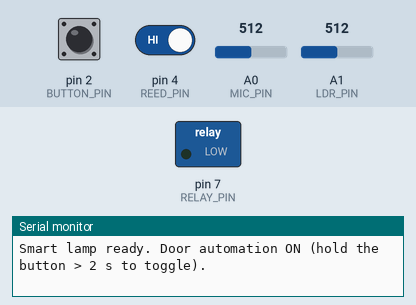
Recording of a sketch running on a simulated Arduino Uno, built with avr-gcc and run on an emulated ATmega328P. Parts: switched loads named in the sketch (green lamp = pin HIGH), the last lines printed to the serial monitor. The inputs (shaded band) are chosen by the test bench; at power-on: pin 2 (BUTTON_PIN) LOW, pin 4 (REED_PIN) HIGH, A0 (MIC_PIN) = 512, A1 (LDR_PIN) = 512.

Above: at 1.3 s.
1.4 s: pin 2 (BUTTON_PIN) pulled HIGH for 0.15 s
At 2.3 s:
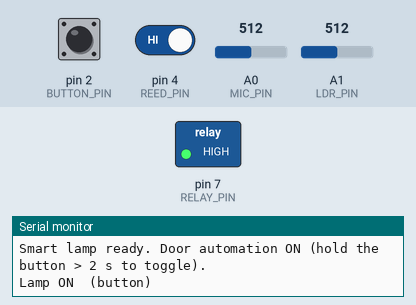
3.0 s: pin 2 (BUTTON_PIN) pulled HIGH for 1 s
At 4.4 s:
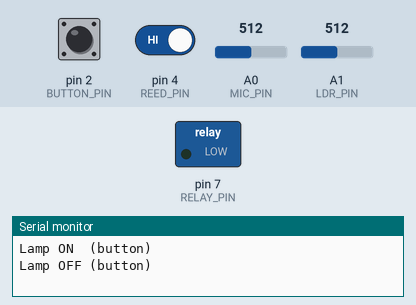
Timing chart, 0 to 6.0 s (numbered marks = the images above; inputs shaded):
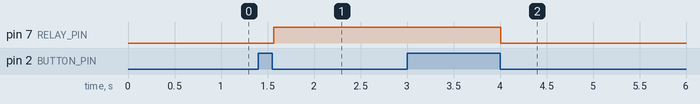

The sketch:

E12_SmartLamp_Task.ino
```cpp
// ChinarSoft - Arduino Sensor Kit, Episode 12 (Season 1 finale) - TASK SOLUTION
// Task: a long press on the button (over 2 s) switches the door automation on or off.
//
// What changed vs E12_SmartLamp:
//   - New flag doorAuto (starts ON). "Door opens in the dark -> lamp on" only runs
//     while doorAuto is true.
//   - The button is now handled on RELEASE: we remember when it was pressed, and on
//     release check how long it was held:
//       held > 2000 ms -> doorAuto = !doorAuto
//       shorter        -> setLamp(!lampOn, "button")   (same as before)
//     So a short press now acts when you let go, not when you push.
//   - 50 ms debounce on the button edges, so contact bounce can't fake a short press.
//   - Double clap, light sensing with hysteresis, auto-off timer and relay protection unchanged.
//
// LOW-VOLTAGE LOAD ONLY ON CAMERA (e.g. 12 V LED strip with its own adapter).
//
// Wiring: same wiring as E12_SmartLamp (no extra parts):
//   KY-019 relay      S -> D7 | + -> 5V | - -> GND | COM + NO in series with the 12 V lamp
//   KY-037 mic        AO -> A0
//   KY-018 LDR        S -> A1
//   KY-004 button     S -> D2
//   KY-021 reed       S -> D4 (magnet on the door, door CLOSED at boot)

const int RELAY_PIN = 7;
const int MIC_PIN = A0;
const int LDR_PIN = A1;
const int BUTTON_PIN = 2;
const int REED_PIN = 4;

const int CLAP_THRESHOLD = 120;
const int DARK_ON  = 300;     // LDR below this = dark   (hysteresis:
const int DARK_OFF = 380;     // must rise above this to count as bright again)
const unsigned long AUTO_OFF_MS   = 10UL * 60UL * 1000UL;   // 10 minutes
const unsigned long MIN_SWITCH_MS = 500;
const unsigned long LONG_PRESS_MS = 2000;   // TASK: longer than this = long press
const unsigned long DEBOUNCE_MS   = 50;     // TASK

bool lampOn = false;
bool isDark = false;
bool doorAuto = true;         // TASK: door automation on/off
unsigned long lampOnSince = 0;
unsigned long lastSwitch = 0;
int buttonIdle, reedIdle;

void setLamp(bool on, const char *reason) {
  if (on == lampOn) return;
  if (millis() - lastSwitch < MIN_SWITCH_MS) return;   // protect the relay contacts
  lampOn = on;
  lastSwitch = millis();
  if (on) lampOnSince = millis();
  digitalWrite(RELAY_PIN, on ? HIGH : LOW);
  Serial.print(on ? "Lamp ON  (" : "Lamp OFF (");
  Serial.print(reason);
  Serial.println(")");
}

int micPeakToPeak() {
  int lo = 1023, hi = 0;
  unsigned long t = millis();
  while (millis() - t < 20) {
    int v = analogRead(MIC_PIN);
    if (v < lo) lo = v;
    if (v > hi) hi = v;
  }
  return hi - lo;
}

bool doubleClap() {
  static unsigned long first = 0, last = 0;
  unsigned long now = millis();
  if (micPeakToPeak() > CLAP_THRESHOLD && now - last > 100) {
    last = now;
    if (first && now - first > 150 && now - first < 700) { first = 0; return true; }
    first = now;
  }
  if (first && now - first > 700) first = 0;
  return false;
}

void setup() {
  Serial.begin(9600);
  pinMode(RELAY_PIN, OUTPUT);
  digitalWrite(RELAY_PIN, LOW);
  pinMode(BUTTON_PIN, INPUT);
  pinMode(REED_PIN, INPUT_PULLUP);
  delay(100);
  buttonIdle = digitalRead(BUTTON_PIN);
  reedIdle = digitalRead(REED_PIN);
  Serial.println("Smart lamp ready. Door automation ON (hold the button > 2 s to toggle).");
}

void loop() {
  // Light level with hysteresis, so the lamp's own light doesn't confuse us
  int light = analogRead(LDR_PIN);
  if (!isDark && light < DARK_ON) isDark = true;
  if (isDark && light > DARK_OFF) isDark = false;
  // NOTE: if your KY-018 reads HIGHER in the dark, swap the comparisons.

  if (doubleClap()) setLamp(!lampOn, "double clap");

  // TASK: button with press timing - act on release
  static bool lastDown = false;
  static unsigned long pressStart = 0, lastEdge = 0;
  bool down = digitalRead(BUTTON_PIN) != buttonIdle;
  if (down != lastDown && millis() - lastEdge > DEBOUNCE_MS) {
    lastEdge = millis();
    lastDown = down;
    if (down) {
      pressStart = millis();                       // pressed: start timing
    } else {
      unsigned long held = millis() - pressStart;  // on release: how long was it held?
      if (held > LONG_PRESS_MS) {
        doorAuto = !doorAuto;
        Serial.println(doorAuto ? "Door automation ON" : "Door automation OFF");
      } else {
        setLamp(!lampOn, "button");
      }
    }
  }

  static bool lastDoorOpen = false;
  bool doorOpen = digitalRead(REED_PIN) != reedIdle;
  if (doorAuto && doorOpen && !lastDoorOpen && isDark)   // TASK: only when automation is on
    setLamp(true, "door opened in the dark");
  lastDoorOpen = doorOpen;

  if (lampOn && millis() - lampOnSince > AUTO_OFF_MS) setLamp(false, "auto-off timer");
}
```

Measured:
- after the input at 1.4 s, pin 7 (RELAY_PIN): LOW → HIGH after 0.17 s
- after the input at 3.0 s, pin 7 (RELAY_PIN): HIGH → LOW after 1.0 s
